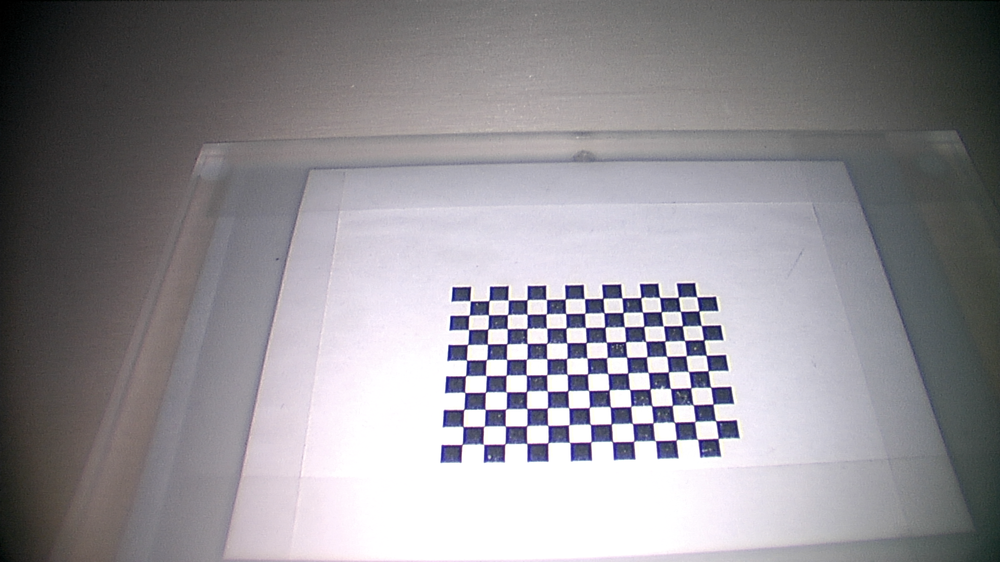
#> input picture monoCamCali/images/right/01.png, 1000 x 562 px, shrunk from 1920 x 1080 before the run
$ python Cali.py
#> lines starting #> are read from the running program, lines starting #| are printed output that depends on the picture; long printed decimals are rounded
"""
This script is to calibrate a single (mono) camera.
It ends up with the intrinsic, extrinsic matrix and distortion params of the camera.
"""
import glob
import cv2 as cv
import numpy as np
import os
import shutil

def monoCamCali(imgs_path_ls: list, num_frame_used: int, corners_x: int, corners_y: int, square_size: float, verbose2save: bool, verbose2show: bool):
    # termination criteria:
#> called with num_frame_used = 13, corners_x = 13, corners_y = 10, square_size = 0.3, verbose2save = False, verbose2show = False
    criteria = (cv.TERM_CRITERIA_EPS + cv.TERM_CRITERIA_MAX_ITER, 30, 0.001)

    # prepare the object points in 3D w.r.t the {board} frame:
    objp = np.zeros((corners_x * corners_y, 3), np.float32)
    objp[:, :2] = np.mgrid[0:corners_x, 0:corners_y].T.reshape(-1, 2)
    objp[:, 0:2] = objp[:, 0:2] * square_size

    # Arrays to store object points and image points from all the images.
    objpoints = [] # 3d point in real world space
    imgpoints = [] # 2d points in image plane.

    # detect the chess board corners:
    for fname in imgs_path_ls[0:num_frame_used]:
        img = cv.imread(fname)
#> img is the input picture: shape (562, 1000, 3); mean B, G, R 147.6, 142.4, 145.1
        gray = cv.cvtColor(img, cv.COLOR_BGR2GRAY)
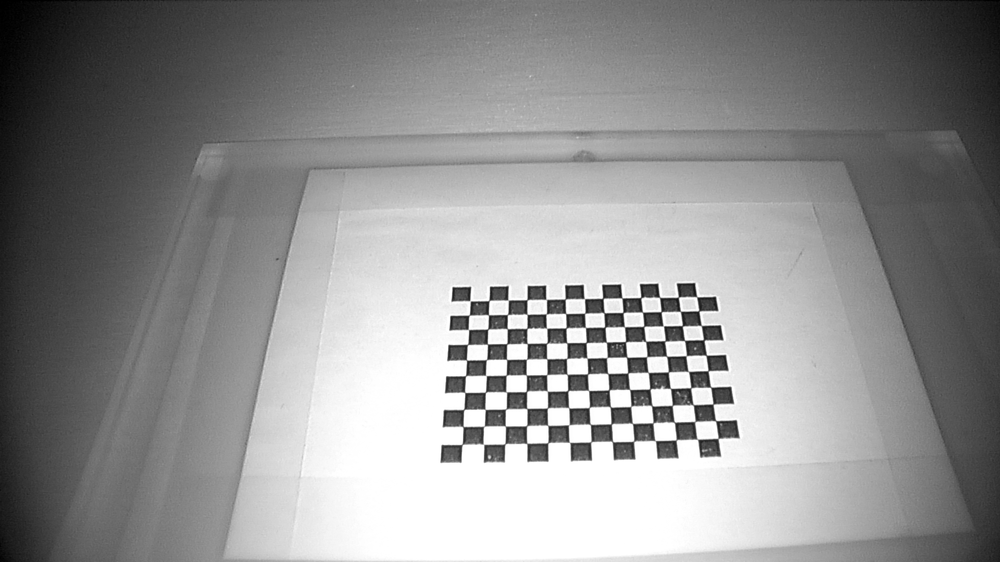
#> gray: shape (562, 1000); min 0, max 255, mean 143.8

        # Find the chess board corners
        ret, corners = cv.findChessboardCorners(gray, (corners_x, corners_y), None)
#> ret = True; corners = 130 rows, first 8: [470, 300.8], [488.9, 300.5], [508.2, 300.1], [527, 299.8], [546.4, 299.5], [565.1, 299.1], [584.5, 298.7], [602.8, 298.3]

        # If found, add object points, image points (after refining them)
        if ret == True:
            objpoints.append(objp)

        corners2 = cv.cornerSubPix(gray,corners, (11,11), (-1,-1), criteria)
#> corners2 = 130 rows, first 8: [470.2, 300.8], [488.9, 300.6], [508.1, 300.1], [527, 299.7], [546.3, 299.5], [565.2, 298.9], [584.3, 298.6], [602.8, 298.3]
        imgpoints.append(corners2)
        # Draw and display the corners
        if verbose2show:
            cv.drawChessboardCorners(img, (corners_x, corners_y), corners2, ret)
            cv.imshow('img', img)
            # cv.waitKey(1000)
    cv.destroyAllWindows()

    # camera calibration:
    ret, mtx, dist, rvecs, tvecs = cv.calibrateCamera(objpoints, imgpoints, gray.shape[::-1], None, None)
#> ret = 0.863; mtx = [[4155.6, 0, 607], [0, 1814.6, 238.3], [0, 0, 1]]; dist = [[-4.51, 332.2, 1.46, 0.301, -39242.3]]; rvecs = ([-0.0193, -0.795, -0.00102],); tvecs = ([-1.52, 1.46, 48.44],)

    # check the reprojection error:
    mean_error = 0
    for i in range(len(objpoints)):
        # we transform the objectpoint to an imgaepoint (pred):
        imgpoints_pred, _ = cv.projectPoints(objpoints[i], rvecs[i], tvecs[i], mtx, dist)
        # the second norm between detected imagepoint and predicted image point are the error:
        error = cv.norm(imgpoints[i], imgpoints_pred, cv.NORM_L2)/len(imgpoints_pred)
        print(f"{imgs_path_ls[i]}\t -- {error:.4f}")
        mean_error += error
#> this loop made 1 pass
#> (error, mean_error) on pass 1: (0.0757, 0.0757)
#| monoCamCali/images/right/01.png	 -- 0.0757
#> after the loop, mean_error = 0.0757
    print("total error: {}".format(mean_error/len(objpoints)) )
#| total error: 0.07568

    # save the camera model:
    if verbose2save:
        save_dir = f"monoCamCali/cameraModel/{imgs_path_ls[0].split('/')[-2]}/"
        if not os.path.exists(save_dir):
            os.mkdir(save_dir)
        else:
            shutil.rmtree(save_dir)
            os.mkdir(save_dir)

        np.save(f"{save_dir}/intrinsic.npy", mtx)
        np.save(f"{save_dir}/distortion.npy", dist)
        for i in range(num_frame_used):
            np.save(f"{save_dir}/rotation{i+1:02}.npy", rvecs[i])
            np.save(f"{save_dir}/translation{i+1:02}.npy", tvecs[i])

    return mtx, dist, rvecs, tvecs


if __name__ == "__main__":
    # 1. get all the dir of the images:
    camera_type = "right"
    imgs_dir = f"monoCamCali/images/{camera_type}"
    imgs_path = glob.glob(f"{imgs_dir}/*.png")
    imgs_path.sort()

    # 2. all image path will be stored in a list, pass to the calibration function
    mtx, dist, rvecs, tvecs = monoCamCali(
        imgs_path_ls=imgs_path,
        num_frame_used=13,
        corners_x=13,
        corners_y=10,
        square_size=0.3, # cm
        verbose2save=False,
        verbose2show=False
        )
#> mtx = [[4155.6, 0, 607], [0, 1814.6, 238.3], [0, 0, 1]]; dist = [[-4.51, 332.2, 1.46, 0.301, -39242.3]]; rvecs = ([-0.0193, -0.795, -0.00102],); tvecs = ([-1.52, 1.46, 48.44],)
